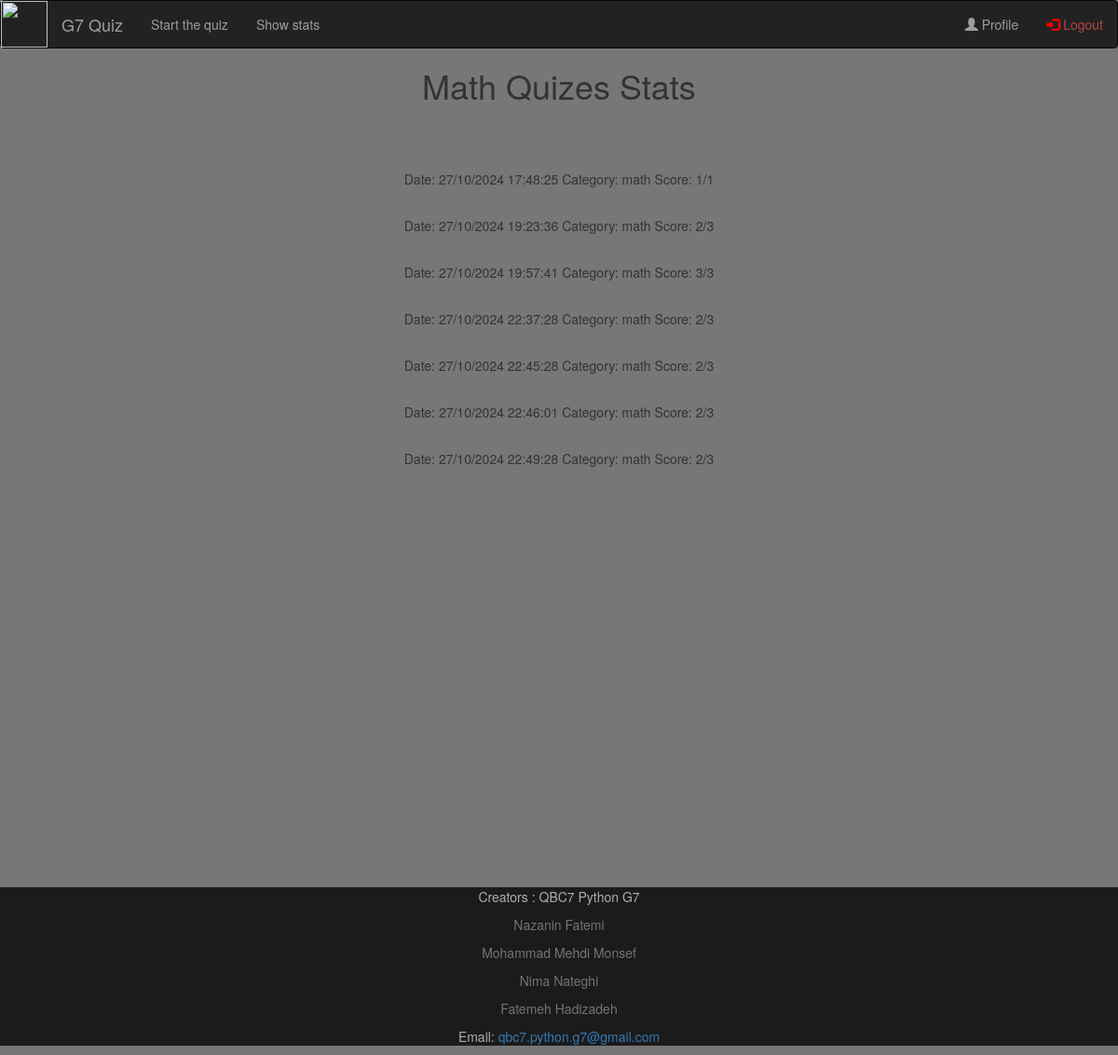
/stats/math (signed in), run on the app's committed database.
### tables this page shows
CREATE TABLE nimanat7 (id INTEGER PRIMARY KEY AUTOINCREMENT,category TEXT NOT NULL,correct TEXT NOT NULL,questions TEXT NOT NULL,date TEXT NOT NULL);

### app.py (the view)
@app.route('/stats/<category>')
def stats(category):
        if session.get("is_admin"):
            flash("Access Denied! Admins cannot access this page.")
            logout_user()
            return redirect(url_for("login"))
        conn = sqlite3.connect("users.db")
        cursor = conn.execute("SELECT * FROM "+current_user.username+"")
        stat=cursor.fetchall()
        conn.close()
        if category!='math' and category!='historical' and category!='game' and category!='soccer' and category!='movie' and category!='general_information':
            return render_template('404.html')
        else:
            category=list(category)
            category[0]=category[0].upper()
            for i,b in enumerate(stat):
                stat[i]=[]
                for l in b:
                    stat[i].append(l)
            return render_template('stats.html', questions=stat,category=(''.join(category)))

### app.py (called while the page is built)
@login_manager.user_loader
def load_user(user_id):
    conn = sqlite3.connect("users.db")
    cursor = conn.cursor()
    cursor.execute("SELECT * FROM users WHERE id = ?", (user_id,))
    user_data = cursor.fetchone()
    conn.close()
    if user_data:
        return User(
            id=user_data[0],
            username=user_data[1],
            password=user_data[2],
            is_admin=user_data[3],
        )
    return None

### templates/stats.html (shortened to what this page needs)
<!doctype html>
{% extends "layout.html" %}
{% block content %}
<html lang="en">
<head>
</head>
<body align='center' style="background-color: #3a3a3ab0;">
    <h1>{{ category }} Quizes Stats</h1>
        <br>
        <br>
        <br>
        {% for question in questions %}
          <p>Date: {{ question.4 }} Category: {{ question.1 }} Score: {{ question.2 }}/{{ question.3 }}</p>
          <br>
        {% endfor %}
</body>
</html>
{% endblock %}
{% block nav %}
  <li><a href="/user_question">Start the quiz</a></li>
  <li><a href="selectstats">Show stats</a></li>
{% endblock %}

### templates/layout.html (shortened to what this page needs)
<!doctype html>
<link rel="stylesheet" href="https://maxcdn.bootstrapcdn.com/bootstrap/3.4.1/css/bootstrap.min.css">
<nav class="navbar navbar-inverse">
  <img src="https://lh3.googleusercontent.com/a/ACg8ocLzokgrwjbYLjObSLUag1zOHqzi4r1-Z80ClcsRc_bSIedZI6s=s288-c-no" width="50" height="50" alt="" align="left">
    <div class="container-fluid">
      <div class="navbar-header">
        <a class="navbar-brand" style="margin-left: 0px;" >G7 Quiz</a>
      </div>
      <ul class="nav navbar-nav">
        {% block nav %}{% endblock %}
      </ul>
      <ul class="nav navbar-nav navbar-right">
        {% block logout %}<li><a href="/edit_profile"><span class="glyphicon glyphicon-user"></span> Profile</a></li>
        <li><a href="{{ url_for('logout') }}" onclick="return confirm('Do you want Logout from your account?');" style="color: rgb(180, 68, 68);"><span class="glyphicon glyphicon-log-in" style="color: red;"></span> Logout</a></li>{% endblock %}
      </ul>
    </div>
</nav>
{% block content %}
{% endblock %}
<footer align='center' style="background-color: #1b1b1b">
    <p style="color:rgba(240, 248, 255, 0.671)">Creators : QBC7 Python G7</p>
    <p style="color:rgba(240, 248, 255, 0.404)">Nazanin Fatemi</p>
    <p style="color:rgba(240, 248, 255, 0.404)">Mohammad Mehdi Monsef</p>
    <p style="color:rgba(240, 248, 255, 0.404)">Nima Nateghi</p>
    <p style="color:rgba(240, 248, 255, 0.404)">Fatemeh Hadizadeh</p>
    <p style="color:rgba(240, 248, 255, 0.671)">Email: <a href="mailto:qbc7.python.g7@gmail.com">qbc7.python.g7@gmail.com</a></p>
</footer>

### data on the page
nimanat7: date "27/10/2024 17:48:25", category "math", correct "1", questions "1"
nimanat7: date "27/10/2024 19:23:36", category "math", correct "2", questions "3"
nimanat7: date "27/10/2024 19:57:41", category "math", correct "3", questions "3"
nimanat7: date "27/10/2024 22:37:28", category "math", correct "2", questions "3"
nimanat7: date "27/10/2024 22:45:28", category "math", correct "2", questions "3"
nimanat7: date "27/10/2024 22:46:01", category "math", correct "2", questions "3"
nimanat7: date "27/10/2024 22:49:28", category "math", correct "2", questions "3"

### other printed values
{{ category }} "Math"
